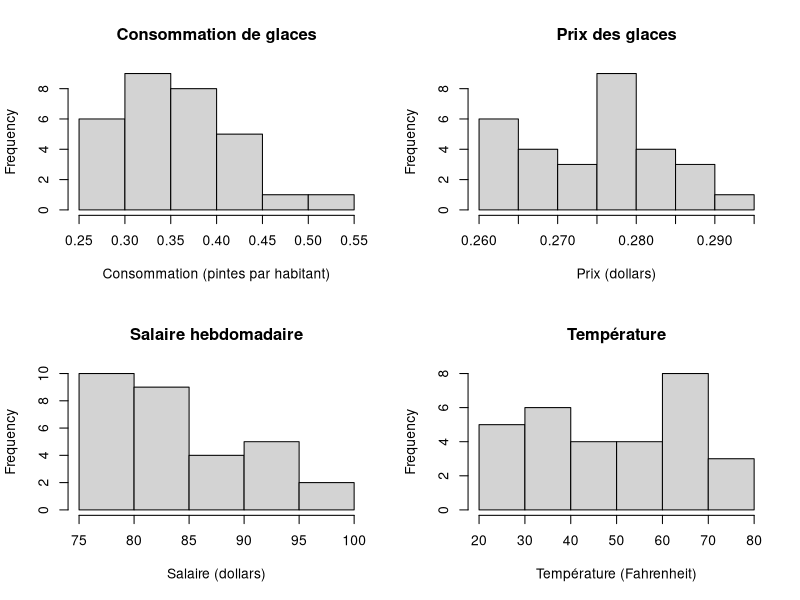
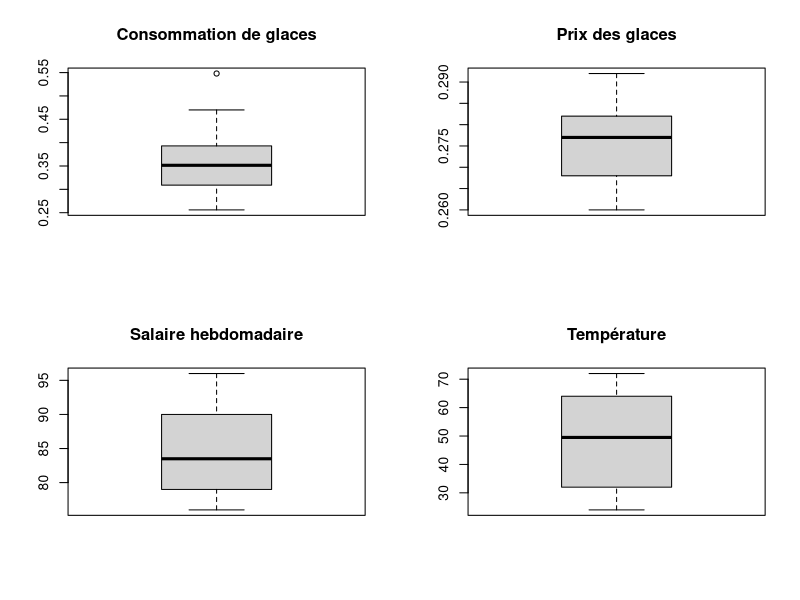
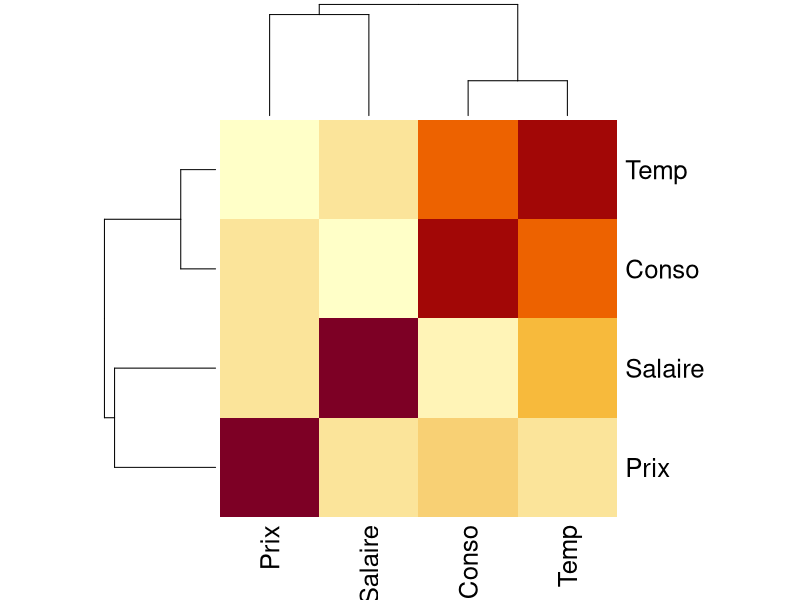
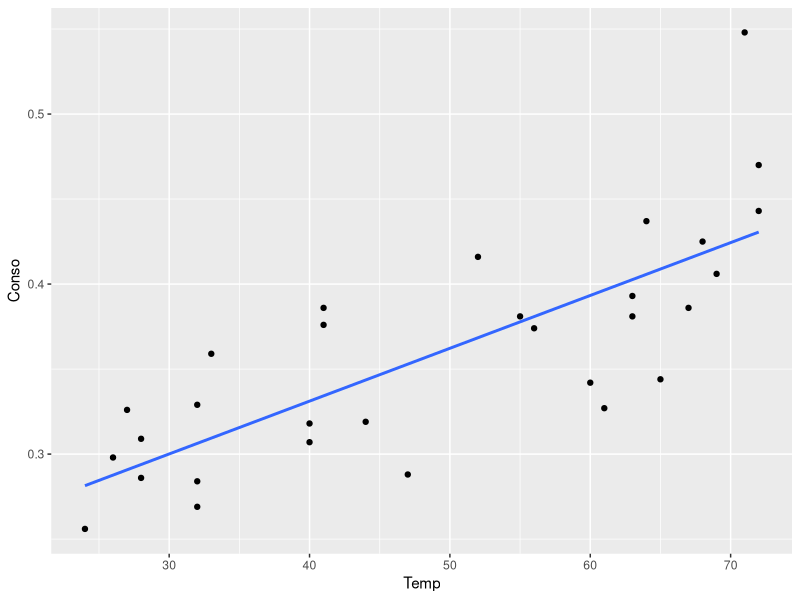
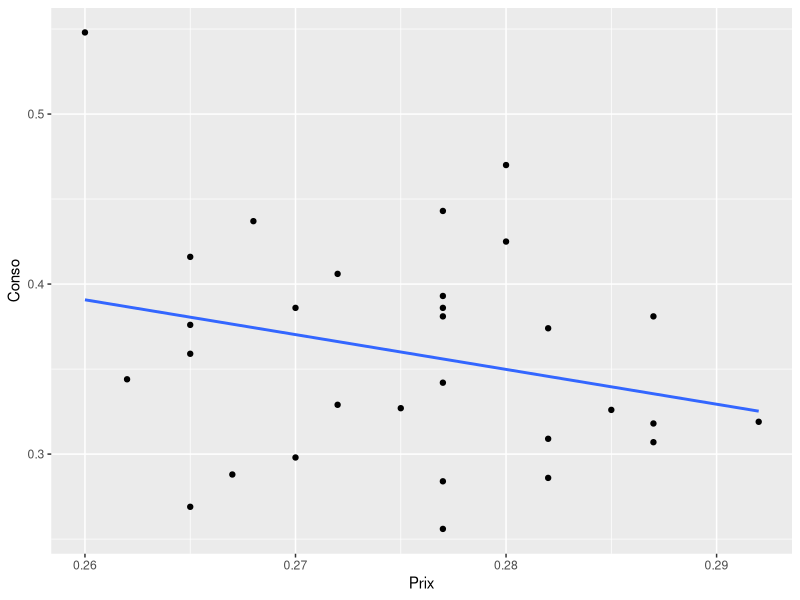

Recreate these plots in R, in order.
## Régression linéaire multiple (1) : premiers pas
####################################
# Analyse descriptive

## 1) importation 
glaces <- read.table(file="glaces.txt",header = T, sep = ";", dec = ".")

summary(glaces)

# histogramme pour visualiser la distribution des variables

par(mfrow=c(2,2))
hist(glaces$Conso, main="Consommation de glaces", xlab="Consommation (pintes par habitant)")
hist(glaces$Prix, main="Prix des glaces", xlab="Prix (dollars)")
hist(glaces$Salaire, main="Salaire hebdomadaire", xlab="Salaire (dollars)")
hist(glaces$Temp, main="Température", xlab="Température (Fahrenheit)")

# Boxplot pour avoir une vue d'ensemble des valeurs abérantes et 

par(mfrow=c(2,2))
boxplot(glaces$Conso, main="Consommation de glaces")
boxplot(glaces$Prix, main="Prix des glaces")
boxplot(glaces$Salaire, main="Salaire hebdomadaire")
boxplot(glaces$Temp, main="Température")

# Matrice de corrélation

correlation_matrix <- cor(glaces[, c("Conso", "Prix", "Salaire", "Temp")])
print(correlation_matrix)
heatmap(abs(cor(glaces[, c("Conso", "Prix", "Salaire", "Temp")])))

#######################################################################
#Etude de quelques modèles univariés
########################################################################

# 3) expliquons la consommation de glaces à l’aide de la température uniquement

reg_simple <- lm(glaces$Conso~glaces$Temp, data = glaces)
summary(reg_simple)
library(ggplot2)
ggplot(glaces,aes(x=Temp,y=Conso))+
  geom_point()+
  stat_smooth(method="lm",se=FALSE)+
  xlab("Temp")+
  ylab("Conso")
#Le coefficient associé à la température (glaces$Temp) est de 0.0031074. 
#Cela signifie qu'une augmentation d'une unité de température est associée
#à une augmentation de 0.0031074 unités de consommation de glaces.
#Le p-value très faible indique que cette relation est statistiquement significative donc slope significtativement différent de 0.
#Le coefficient de détermination R² ajusté est de 0.5874, ce qui signifie que 58.74 % de 
#la variabilité de la consommation de glaces peut être expliquée par la température.

# 4) Même question en remplaçant la température par le prix des glaces
reg_simple1 <- lm(glaces$Conso~glaces$Prix, data = glaces)
summary(reg_simple1)
ggplot(glaces,aes(x=Prix,y=Conso))+
  geom_point()+
  stat_smooth(method="lm",se=FALSE)+
  xlab("Prix")+
  ylab("Conso")

# 
